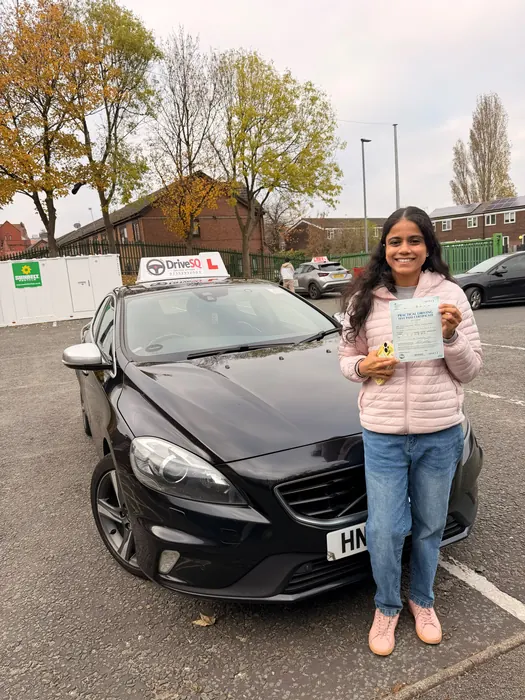
#> input picture img/passes/drivesq-pass-02-black-volvo-sm.webp, 525 x 700 px, given in place of logo-240.png, which was not available
$ python make_email_banners.py img/passes/drivesq-pass-02-black-volvo-sm.webp
#> lines starting #> are read from the running program, lines starting #| are printed output that depends on the picture
#!/usr/bin/env python3
"""DriveSQ animated email banners (1200x480, 24 frames, ~80 ms) in the same style as email/banner-drive.gif:
dark red gradient, DriveSQ logo + wordmark, yellow tag line, big condensed white headline with a red/yellow accent.
Drawn at 2x and downscaled for smooth edges. Writes email/banner-<name>.gif.
Usage: python3 make_email_banners.py <folder with BarlowCondensed_800ExtraBold.ttf, BarlowCondensed_700Bold.ttf, Inter_700Bold.ttf>"""
import math, os, sys
from PIL import Image, ImageDraw, ImageFont

HERE = os.path.dirname(os.path.abspath(__file__))
FD = sys.argv[1]
S = 2                                   # supersampling
W, H, N, DUR = 1200, 480, 24, 80
RED, RED2, YEL, WHITE, INK, GREEN = (209, 10, 17), (255, 77, 85), (245, 197, 24), (255, 255, 255), (20, 6, 8), (34, 197, 94)
F = lambda name, size: ImageFont.truetype(os.path.join(FD, name), size * S)
BIG, MID, TAG, SMALL = F("BarlowCondensed_800ExtraBold.ttf", 92), F("BarlowCondensed_800ExtraBold.ttf", 54), F("BarlowCondensed_700Bold.ttf", 30), F("Inter_700Bold.ttf", 22)
LOGO = Image.open(os.path.join(HERE, "email", "logo-240.png")).convert("RGBA").resize((66 * S, 66 * S), Image.LANCZOS)
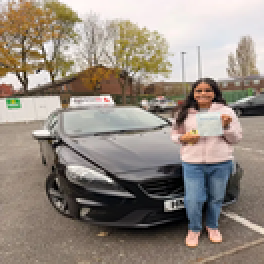
#> LOGO: PIL image 132x132 RGBA (shown 2 times larger); mean R, G, B, A 148.6, 138.2, 128.2, 255


def ease(t): return 1 - (1 - t) ** 3


def background():
    bg = Image.new("RGB", (W * S, H * S), INK)
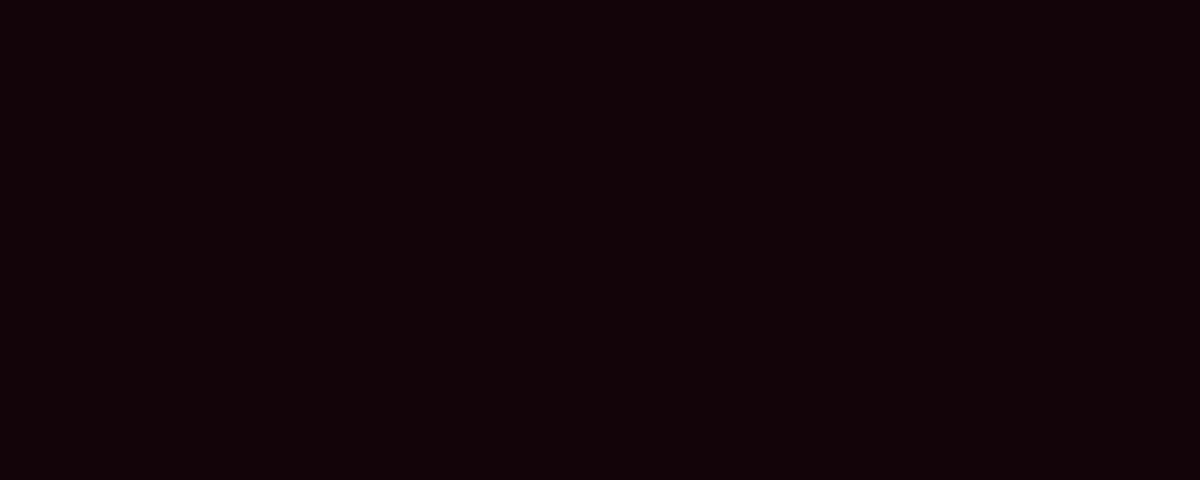
#> bg: PIL image 2400x960 RGB (shown at 1/2 size); mean R, G, B 20, 6, 8
    d = ImageDraw.Draw(bg)
    for y in range(0, H * S, 4):                       # vertical gradient: deep red top-right → near black
        k = y / (H * S); c = (int(70 - 50 * k), int(6 + 0 * k), int(10 - 4 * k)); d.rectangle([0, y, W * S, y + 4], fill=c)
    for x in range(-H * S, W * S, 46 * S):              # subtle diagonal stripes
        d.line([(x, H * S), (x + H * S, 0)], fill=(60, 8, 12), width=2 * S)
    d.rectangle([0, (H - 34) * S, W * S, H * S], fill=(16, 16, 18))   # road strip
    return bg


BG = background()
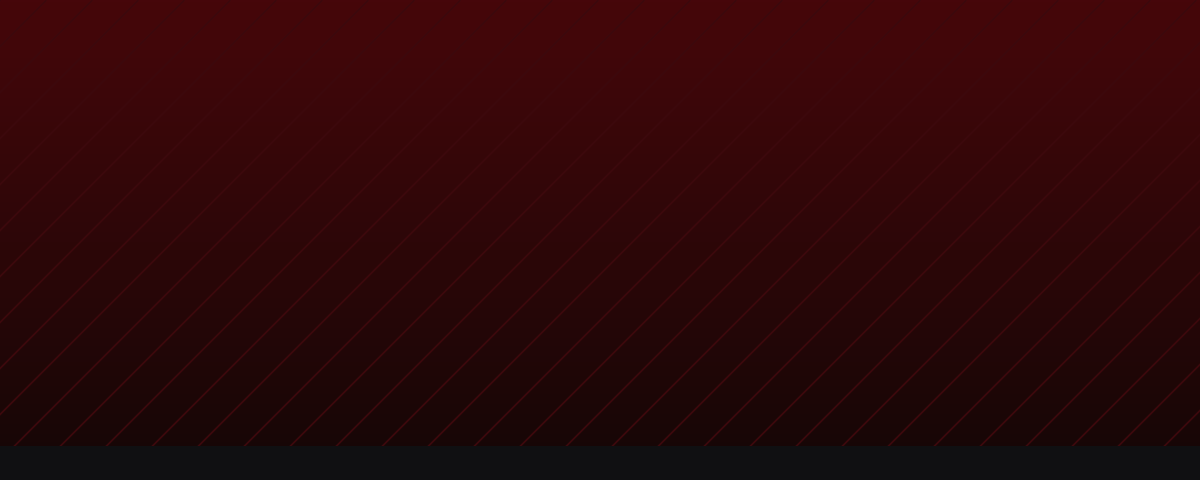
#> BG: PIL image 2400x960 RGB (shown at 1/2 size); mean R, G, B 44.9, 6.8, 8.6


def frame_base(tag, line1, line2, accent=RED2):
    im = BG.copy(); d = ImageDraw.Draw(im)
    im.paste(LOGO, (26 * S, 18 * S), LOGO)
    d.text((104 * S, 26 * S), "Drive", font=F("BarlowCondensed_800ExtraBold.ttf", 46), fill=WHITE)
    wd = d.textlength("Drive", font=F("BarlowCondensed_800ExtraBold.ttf", 46))
    d.text((104 * S + wd, 26 * S), "SQ", font=F("BarlowCondensed_800ExtraBold.ttf", 46), fill=RED2)
    tw = d.textlength(tag, font=TAG); d.text((W * S - 40 * S - tw, 30 * S), tag, font=TAG, fill=YEL)
    for i, (txt, col) in enumerate(((line1, WHITE), (line2, accent))):
#> (the run stopped early here; a loop or call above may not have finished)
